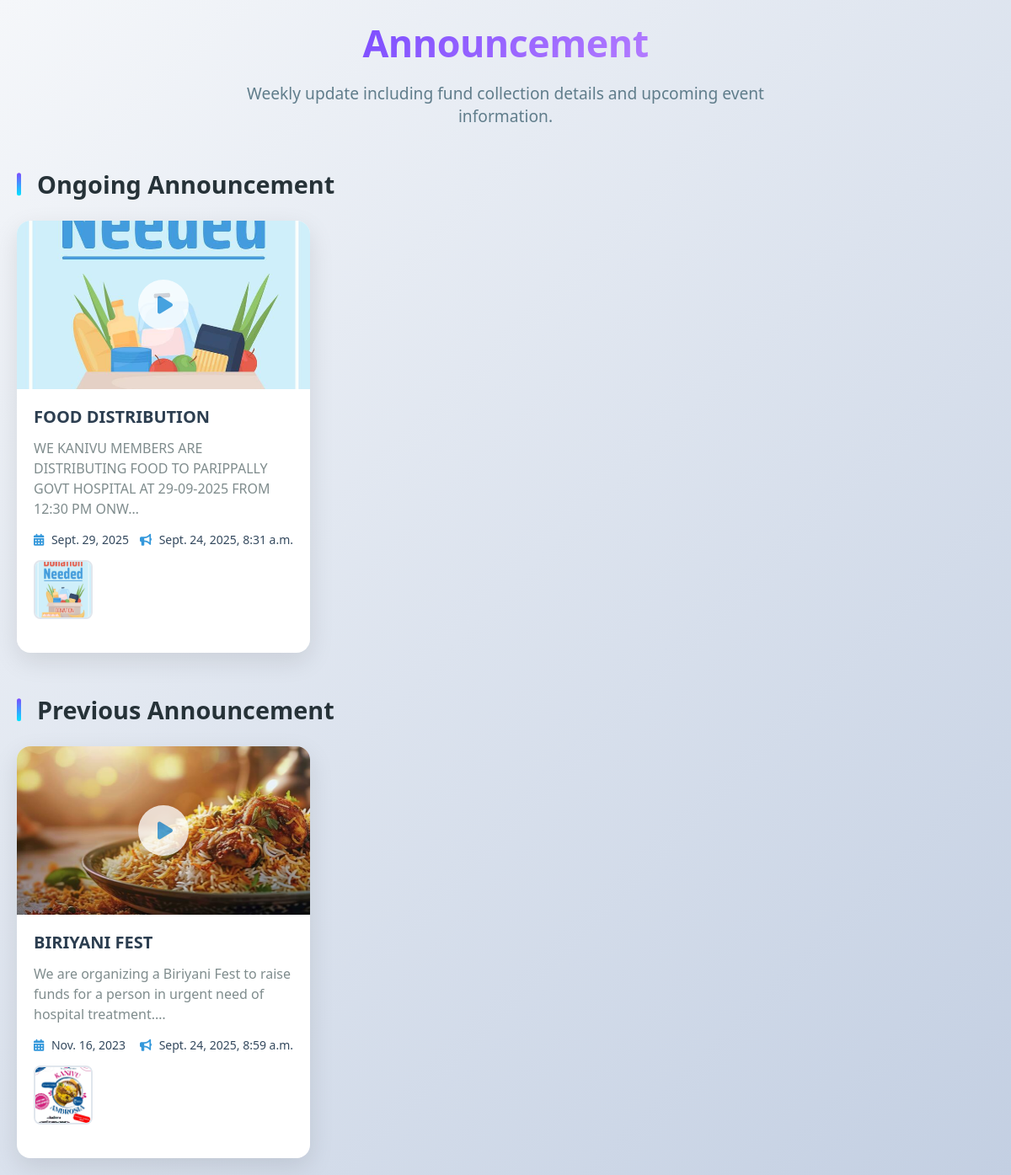
The page /dashboard/announcement/ on the database its author committed.
### dashboard/models.py (models this page shows, shortened)
class AnnouncementModel(models.Model):
    user=models.ForeignKey(User,on_delete=models.CASCADE)
    title=models.CharField(max_length=255)
    description=models.TextField()
    video_url=models.URLField(null=True,blank=True)
    thumbnail=models.ImageField(upload_to="announcement/",null=True,blank=True)
    thumbnail_url=models.URLField(null=True,blank=True)
    photo1=models.ImageField(upload_to="announcement/",null=True,blank=True)
    photo2=models.ImageField(upload_to="announcement/",null=True,blank=True)
    event_date=models.DateField()
    announced_date=models.DateTimeField(auto_now_add=True)
    is_completed=models.BooleanField(default=False)
    is_hidden=models.BooleanField(default=False)

### dashboard/views.py (the view)
# urls.py: path("announcement/",views.Announcement,name="announcement"),
def Announcement(req):
    if (req.method=="POST"):
        try:
            if not req.user.is_authenticated:
                return JsonResponse({
                    "status":"error",
                    "title":"Login required",
                    "message":"You need to login for create the announcements"
                })
            if req.user.userprofile.role not in ["convenier","coordinator"]:
                return JsonResponse({
                    "status":"error",
                    "title":"Request rejected",
                    "message":"Announcement only can be created by convenier or coordinator"
                })
            form=announcementForm(req.POST,req.FILES)
            if form.is_valid():
                announce=form.save(commit=False)
                announce.user=req.user
                if (req.POST.get("video_url")):
                    videoUrl=req.POST.get("video_url")
                    thumbnail=req.FILES.get("thumbnail")
                    if (thumbnail):
                        announce.thumbnail=thumbnail
                        announce.save()
                        return JsonResponse({
                            "status":"success",
                            "title":"Announcement added",
                            "message":"Public announcement is added successfully"
                        })
                    else:
                        get_thumbnail=getThumbnail(videoUrl)
                        if get_thumbnail is not False:
                            announce.thumbnail_url=get_thumbnail
                            announce.save()
                            return JsonResponse({
                                "status":"success",
                                "title":"Successfully updated",
                                "message":"This announcement is updated successfully"
                            })
                        else:
                            return JsonResponse({
                                "status":"error",
                                "title":"Thumbnail is required",
                                "message":"Cannot find thumbnail of the video.So add the thumbnail"
                            })
                announce.save()
                return JsonResponse({
                    "status":"success",
                    "title":"Announcement added",
                    "message":"Public announcement is added successfully"
                })
            else:
                error=form_errors(form)
                return JsonResponse({
                    "status":"error",
                    "title":"Failed to add announcement",
                    "message":error
                })
        except Exception:
            return JsonResponse({
                "status":"error",
                "title":"Thumbnail is required",
                "message":"Cannot find thumbnail of the video.So add the thumbnail"
            })
    else:
        unhided_announcements=AnnouncementModel.objects.filter(is_hidden=False)
        ongoing_announcements=unhided_announcements.filter(is_completed=False)
        previous_announcements=unhided_announcements.filter(is_completed=True)
        cntx={
            "ongoing_announcements":ongoing_announcements,
            "previous_announcements":previous_announcements
        }
        return render(req,"dashboard/announcements.html",context=cntx)

### templates/dashboard/announcements.html (shortened to what this page needs)
<!DOCTYPE html>
<html lang="en">
    {% load static %}
<head>
    <link rel="stylesheet" href="https://cdnjs.cloudflare.com/ajax/libs/font-awesome/6.4.0/css/all.min.css">
</head>
<body>
    <header>
            <h1>Announcement</h1>
            <p class="subtitle">Weekly update including fund collection details and upcoming event information.</p>
        </header>
        <div class="section-header">
            <h2 class="section-title">Ongoing Announcement</h2>
        </div>
    <div class="container">
        {% if ongoing_announcements %}
            {% for i in ongoing_announcements %}
                <div class="event-card">
                    {% if i.video_url %}
                        <a href="{{i.video_url}}" target="_blank" class="thumbnail-container">
                            <div class="play-btn">
                                <i class="fas fa-play"></i>
                            </div>
                        </a>
                    {% endif %}
                    <div class="card-content" data-thumbnail="{% if i.thumbnail %}{{i.thumbnail.url}} {% else %} {{i.thumbnail_url}} {% endif %}"
                            data-photo1="{% if i.photo1 %}{{i.photo1.url}}{% endif %}"
                            data-photo2="{% if i.photo2 %}{{i.photo2.url}}{% endif %}"
                            onclick="openModal(this,[`{{i.title}}`,`{{i.description}}`,
                        `{{i.event_date}}`,`{{i.announced_date}}`,`{{i.video_url}}`])">
                        <h3 class="event-title">{{i.title}}</h3>
                        <p class="event-description">
                            {{i.description|truncatechars:100}}
                        </p>
                        <div class="event-details">
                            <div class="event-date"><i class="fas fa-calendar-alt"></i> {{i.event_date}}</div>
                            <div class="announced-date"><i class="fas fa-bullhorn"></i> {{i.announced_date}}</div>
                        </div>
                        <div class="event-photos">
                            {% if i.photo1 %}
                                <img src="{{i.photo1.url}}" alt="Event Photo 1" class="event-photo">
                            {% endif %}
                        </div>
                    </div>
                </div>
            {% endfor %}
        {% endif %}
    </div>
    <div class="section-header">
            <h2 class="section-title">Previous Announcement</h2>
        </div>
    <div class="container">
        {% if previous_announcements %}
            {% for i in previous_announcements %}
                <div class="event-card" data-id="1"  data-thumbnail="{% if i.thumbnail %}{{i.thumbnail.url}} {% else %} {{i.thumbnail_url}} {% endif %}"
                            data-photo1="{% if i.photo1 %}{{i.photo1.url}}{% endif %}"
                            data-photo2="{% if i.photo2 %}{{i.photo2.url}}{% endif %}"
                            onclick="openModal(this,[`{{i.title}}`,`{{i.description}}`,
                        `{{i.event_date}}`,`{{i.announced_date}}`,`{{i.video_url}}`])">
                    {% if i.video_url %}
                        <a href="{{i.video_url}}" target="_blank" class="thumbnail-container">
                            <div class="play-btn">
                                <i class="fas fa-play"></i>
                            </div>
                        </a>
                    {% endif %}
                    <div class="card-content">
                        <h3 class="event-title">{{i.title}}</h3>
                        <p class="event-description">
                            {{i.description|truncatechars:100}}
                        </p>
                        <div class="event-details">
                            <div class="event-date"><i class="fas fa-calendar-alt"></i> {{i.event_date}}</div>
                            <div class="announced-date"><i class="fas fa-bullhorn"></i> {{i.announced_date}}</div>
                        </div>
                        <div class="event-photos">
                            {% if i.photo1 %}
                                <img src="{{i.photo1.url}}" alt="Event Photo 1" class="event-photo">
                            {% endif %}
                        </div>
                    </div>
                </div>
            {% endfor %}
        {% endif %}
    </div>
</body>
</html>

### templates/dashboard/announcements.html (style rules this page uses)
:root { --primary: #7c4dff; --primary-light: #b47cff; --secondary: #00e5ff; --secondary-light: #6effff; --accent: #ff4081; --accent-light: #ff79b0; --dark: #263238; --light: #f5f7fa; --card-bg: #ffffff; --body-bg: #f0f2f5; --success: #00c853; --warning: #ffab00; --shadow: 0 15px 35px rgba(0,0,0,0.1); --radius: 16px; }
* { margin: 0; padding: 0; box-sizing: border-box; font-family: 'Segoe UI', Tahoma, Geneva, Verdana, sans-serif; }
body { background: linear-gradient(135deg, #f5f7fa 0%, #c3cfe2 100%); min-height: 100vh; padding: 20px; }
header { text-align: center; margin-bottom: 3rem; position: relative; }
h1 { font-size: 2.8rem; font-weight: 700; color: var(--primary); margin-bottom: 1rem; letter-spacing: -0.5px; background: linear-gradient(135deg, var(--primary), var(--primary-light)); -webkit-background-clip: text; background-clip: text; -webkit-text-fill-color: transparent; display: inline-block; }
.subtitle { font-size: 1.2rem; color: #607d8b; max-width: 700px; margin: 0 auto 2rem; }
.section-header { display: flex; align-items: center; margin: 3rem 0 1.5rem; }
.section-title { font-size: 1.8rem; font-weight: 600; color: var(--dark); position: relative; padding-left: 1.5rem; }
.section-title::before { content: ''; position: absolute; left: 0; top: 50%; transform: translateY(-50%); height: 70%; width: 5px; background: linear-gradient(to bottom, var(--primary), var(--secondary)); border-radius: 5px; }
.container { width: 100%; display: flex; flex-direction: row; gap: 20px; }
.event-card { cursor: pointer; background: white; border-radius: 16px; overflow: hidden; box-shadow: 0 10px 30px rgba(0, 0, 0, 0.1); transition: transform 0.3s ease, box-shadow 0.3s ease; display: flex; flex-direction: column; position: relative; max-width: 30%; width: 100%; }
.thumbnail-container { position: relative; cursor: pointer; overflow: hidden; height: 200px; }
.play-btn { position: absolute; top: 50%; left: 50%; transform: translate(-50%, -50%); width: 60px; height: 60px; background: rgba(255, 255, 255, 0.9); border-radius: 50%; display: flex; justify-content: center; align-items: center; opacity: 0.85; transition: all 0.3s ease; }
.play-btn i { color: #3498db; font-size: 24px; margin-left: 4px; }
.card-content { padding: 20px; display: flex; flex-direction: column; flex-grow: 1; }
.event-title { font-size: 20px; font-weight: 700; color: #2c3e50; margin-bottom: 12px; line-height: 1.3; padding-right: 40px; }
.event-description { color: #7f8c8d; line-height: 1.5; margin-bottom: 15px; flex-grow: 1; }
.event-details { display: flex; justify-content: space-between; margin-bottom: 15px; font-size: 14px; }
.event-date, .announced-date { color: #34495e; font-weight: 500; }
.event-date i, .announced-date i { color: #3498db; margin-right: 5px; }
.event-photos { display: flex; gap: 10px; margin-bottom: 20px; }
.event-photo { width: 70px; height: 70px; object-fit: cover; border-radius: 8px; border: 2px solid #e0e6ed; transition: transform 0.3s ease; }

### rows shown on the page
AnnouncementModel: title "FOOD DISTRIBUTION", description "WE KANIVU MEMBERS ARE DISTRIBUTING FOOD TO PARIPPALLY GOVT HOSPITAL AT 29-09-2025 FROM 12:30 PM ONW…", event_date "Sept. 29, 2025", announced_date "Sept. 24, 2025, 8:31 a.m.", photo1 (picture)
AnnouncementModel: title "BIRIYANI FEST", description "We are organizing a Biriyani Fest to raise funds for a person in urgent need of hospital treatment.…", event_date "Nov. 16, 2023", announced_date "Sept. 24, 2025, 8:59 a.m.", photo1 (picture)
